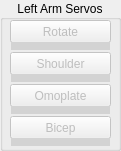
   <widget class="QGroupBox" name="LeftSholderServos">
    <property name="enabled">
     <bool>true</bool>
    </property>
    <property name="geometry">
     <rect>
      <x>40</x>
      <y>56</y>
      <width>121</width>
      <height>151</height>
     </rect>
    </property>
    <property name="title">
     <string>Left Arm Servos</string>
    </property>
    <property name="alignment">
     <set>Qt::AlignCenter</set>
    </property>
    <widget class="QPushButton" name="leftArm_rotate">
     <property name="enabled">
      <bool>false</bool>
     </property>
     <property name="geometry">
      <rect>
       <x>10</x>
       <y>20</y>
       <width>101</width>
       <height>23</height>
      </rect>
     </property>
     <property name="text">
      <string>Rotate</string>
     </property>
    </widget>
    <widget class="QPushButton" name="leftArm_shoulder">
     <property name="enabled">
      <bool>false</bool>
     </property>
     <property name="geometry">
      <rect>
       <x>10</x>
       <y>52</y>
       <width>101</width>
       <height>23</height>
      </rect>
     </property>
     <property name="text">
      <string>Shoulder</string>
     </property>
    </widget>
    <widget class="QPushButton" name="leftArm_omoplate">
     <property name="enabled">
      <bool>false</bool>
     </property>
     <property name="geometry">
      <rect>
       <x>10</x>
       <y>84</y>
       <width>101</width>
       <height>23</height>
      </rect>
     </property>
     <property name="text">
      <string>Omoplate</string>
     </property>
    </widget>
    <widget class="QPushButton" name="leftArm_bicep">
     <property name="enabled">
      <bool>false</bool>
     </property>
     <property name="geometry">
      <rect>
       <x>10</x>
       <y>116</y>
       <width>101</width>
       <height>23</height>
      </rect>
     </property>
     <property name="text">
      <string>Bicep</string>
     </property>
    </widget>
    <widget class="QSlider" name="leftArm_bicepSlider">
     <property name="enabled">
      <bool>false</bool>
     </property>
     <property name="geometry">
      <rect>
       <x>11</x>
       <y>138</y>
       <width>99</width>
       <height>8</height>
      </rect>
     </property>
     <property name="styleSheet">
      <string notr="true">QSlider::groove:horizontal {border: 1px solid #999999;}
QSlider::handle:horizontal {height: 5px; width: 6px;background-image: url(sliderButton.jpg)}
QSlider::add-page:qlineargradient {background: lightgray;}
QSlider::sub-page:qlineargradient {background: lightgray;}</string>
     </property>
     <property name="maximum">
      <number>180</number>
     </property>
     <property name="orientation">
      <enum>Qt::Horizontal</enum>
     </property>
    </widget>
    <widget class="QSlider" name="leftArm_omoplateSlider">
     <property name="enabled">
      <bool>false</bool>
     </property>
     <property name="geometry">
      <rect>
       <x>11</x>
       <y>106</y>
       <width>99</width>
       <height>8</height>
      </rect>
     </property>
     <property name="styleSheet">
      <string notr="true">QSlider::groove:horizontal {border: 1px solid #999999;}
QSlider::handle:horizontal {height: 5px; width: 6px;background-image: url(sliderButton.jpg)}
QSlider::add-page:qlineargradient {background: lightgray;}
QSlider::sub-page:qlineargradient {background: lightgray;}</string>
     </property>
     <property name="maximum">
      <number>180</number>
     </property>
     <property name="orientation">
      <enum>Qt::Horizontal</enum>
     </property>
    </widget>
    <widget class="QSlider" name="leftArm_shoulderSlider">
     <property name="enabled">
      <bool>false</bool>
     </property>
     <property name="geometry">
      <rect>
       <x>11</x>
       <y>74</y>
       <width>99</width>
       <height>8</height>
      </rect>
     </property>
     <property name="styleSheet">
      <string notr="true">QSlider::groove:horizontal {border: 1px solid #999999;}
QSlider::handle:horizontal {height: 5px; width: 6px;background-image: url(sliderButton.jpg)}
QSlider::add-page:qlineargradient {background: lightgray;}
QSlider::sub-page:qlineargradient {background: lightgray;}</string>
     </property>
     <property name="maximum">
      <number>180</number>
     </property>
     <property name="orientation">
      <enum>Qt::Horizontal</enum>
     </property>
    </widget>
    <widget class="QSlider" name="leftArm_rotateSlider">
     <property name="enabled">
      <bool>false</bool>
     </property>
     <property name="geometry">
      <rect>
       <x>11</x>
       <y>42</y>
       <width>99</width>
       <height>8</height>
      </rect>
     </property>
     <property name="styleSheet">
      <string notr="true">QSlider::groove:horizontal {border: 1px solid #999999;}
QSlider::handle:horizontal {height: 5px; width: 6px;background-image: url(sliderButton.jpg)}
QSlider::add-page:qlineargradient {background: lightgray;}
QSlider::sub-page:qlineargradient {background: lightgray;}</string>
     </property>
     <property name="maximum">
      <number>180</number>
     </property>
     <property name="orientation">
      <enum>Qt::Horizontal</enum>
     </property>
    </widget>
   </widget>
